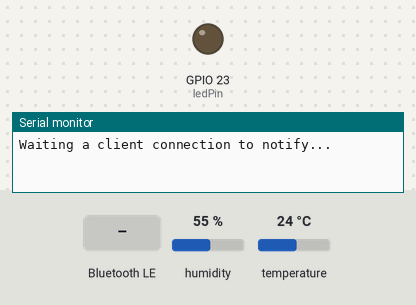
Bench run of a sketch on a simulated ESP32. On the bench: output pins drawn as LEDs (lit = HIGH), the last lines printed to the serial monitor. The test bench sets the inputs (shaded band); at power-on: humidity 55 %, temperature 24 °C. Nothing arrives over Bluetooth unless stated; a phone connects over Bluetooth LE 3 s after start.

Above: at 1.2 s.
1.3 s: Bluetooth LE write "1" received
At 11.2 s:
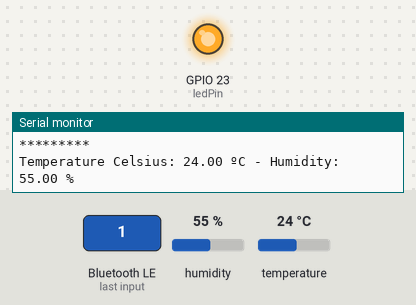
11.5 s: Bluetooth LE write "0" received
At 21.1 s:
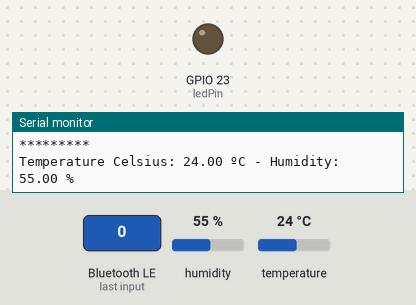
21.5 s: Bluetooth LE write "2" received
At 30.8 s:
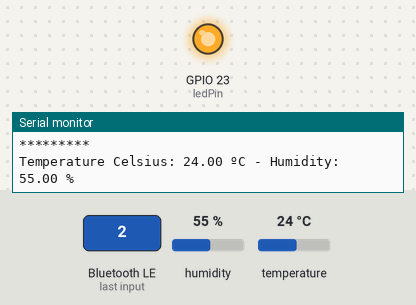
Timing chart, 0 to 32.3 s (numbered marks = the images above; inputs shaded):
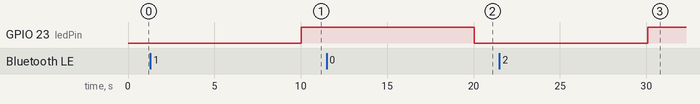

The sketch:

DHT_BLE_LED.ino
```cpp
#include <BLEDevice.h>
#include <BLEServer.h>
#include <BLEUtils.h>
#include <BLE2902.h>
#include <DHT.h>
#define DHT_SENSOR_PIN  21
#define DHT_SENSOR_TYPE DHT11


//BLE server name
#define bleServerName "DHT_ESP32"

DHT dht_sensor(DHT_SENSOR_PIN, DHT_SENSOR_TYPE);

// Timer variables
unsigned long lastTime = 0;
unsigned long timerDelay = 10000;


int state = 0;

bool deviceConnected = false;

// See the following for generating UUIDs:
// https://www.uuidgenerator.net/
#define SERVICE_UUID "91bad492-b950-4226-aa2b-4ede9fa42f59"
#define CHARACTERISTIC_UUID_RX "6E400002-B5A3-F393-E0A9-E50E24DCCA9E"

#define ledPin 23

class MyCallbacks: public BLECharacteristicCallbacks {
    void onWrite(BLECharacteristic *pCharacteristic) {
      std::string rxValue = pCharacteristic->getValue();

      if (rxValue.length() > 0) {
        Serial.println("*********");
        Serial.print("Received Value: ");
        for (int i = 0; i < rxValue.length(); i++)
          Serial.print(rxValue[i]);

        Serial.println();
        Serial.println("*********");
        if (rxValue[0] != '0') state = 1;
        else state = 0 ;
      }
    }
};

// Temperature Characteristic and Descriptor
  BLECharacteristic bmeTemperatureCelsiusCharacteristics("cba1d466-344c-4be3-ab3f-189f80dd7518", BLECharacteristic::PROPERTY_NOTIFY);
  BLEDescriptor bmeTemperatureCelsiusDescriptor(BLEUUID((uint16_t)0x2902));


// Humidity Characteristic and Descriptor
BLECharacteristic bmeHumidityCharacteristics("ca73b3ba-39f6-4ab3-91ae-186dc9577d99", BLECharacteristic::PROPERTY_NOTIFY);
BLEDescriptor bmeHumidityDescriptor(BLEUUID((uint16_t)0x2903));

//Setup callbacks onConnect and onDisconnect
class MyServerCallbacks: public BLEServerCallbacks {
  void onConnect(BLEServer* pServer) {
    deviceConnected = true;
  };
  void onDisconnect(BLEServer* pServer) {
    deviceConnected = false;
  }
};


void setup() {
  // Start serial communication
  Serial.begin(115200);
  dht_sensor.begin(); // initialize the DHT sensor
  pinMode(ledPin,OUTPUT);

  // Create the BLE Device
  BLEDevice::init(bleServerName);

  // Create the BLE Server
  BLEServer *pServer = BLEDevice::createServer();
  pServer->setCallbacks(new MyServerCallbacks());

  // Create the BLE Service
  BLEService *bmeService = pServer->createService(SERVICE_UUID);

  // Create BLE Characteristics and Create a BLE Descriptor
  // Temperature
    bmeService->addCharacteristic(&bmeTemperatureCelsiusCharacteristics);
    bmeTemperatureCelsiusDescriptor.setValue("DHT temperature");
    bmeTemperatureCelsiusCharacteristics.addDescriptor(&bmeTemperatureCelsiusDescriptor);


  // Humidity
  bmeService->addCharacteristic(&bmeHumidityCharacteristics);
  bmeHumidityDescriptor.setValue("DHT humidity");
  bmeHumidityCharacteristics.addDescriptor(new BLE2902());

  BLECharacteristic * pRxCharacteristic = bmeService->createCharacteristic(
                       CHARACTERISTIC_UUID_RX,
                      BLECharacteristic::PROPERTY_WRITE
                    );

  pRxCharacteristic->setCallbacks(new MyCallbacks());


  // Start the service
  bmeService->start();

  // Start advertising
  BLEAdvertising *pAdvertising = BLEDevice::getAdvertising();
  pAdvertising->addServiceUUID(SERVICE_UUID);
  pServer->getAdvertising()->start();
  Serial.println("Waiting a client connection to notify...");
}

void loop() {
  if (deviceConnected) {
    if ((millis() - lastTime) > timerDelay) {
    float hum  = dht_sensor.readHumidity();
  // read temperature in Celsius
  float temp = dht_sensor.readTemperature();

      //Notify temperature reading from BME sensor
        static char temperatureCTemp[6];
        dtostrf(temp, 6, 2, temperatureCTemp);
        //Set temperature Characteristic value and notify connected client
        bmeTemperatureCelsiusCharacteristics.setValue(temperatureCTemp);
        bmeTemperatureCelsiusCharacteristics.notify();
        Serial.print("Temperature Celsius: ");
        Serial.print(temp);
        Serial.print(" ºC");

    digitalWrite(ledPin,state);

      //Notify humidity reading from BME
      static char humidityTemp[6];
      dtostrf(hum, 6, 2, humidityTemp);
      //Set humidity Characteristic value and notify connected client
      bmeHumidityCharacteristics.setValue(humidityTemp);
      bmeHumidityCharacteristics.notify();
      Serial.print(" - Humidity: ");
      Serial.print(hum);
      Serial.println(" %");

      lastTime = millis();
    }
  }
}
```

Measured:
- after the input at 1.3 s, GPIO 23 (ledPin): LOW → HIGH after 8.7 s
- after the input at 11.5 s, GPIO 23 (ledPin): HIGH → LOW after 8.5 s
- after the input at 21.5 s, GPIO 23 (ledPin): LOW → HIGH after 8.6 s
